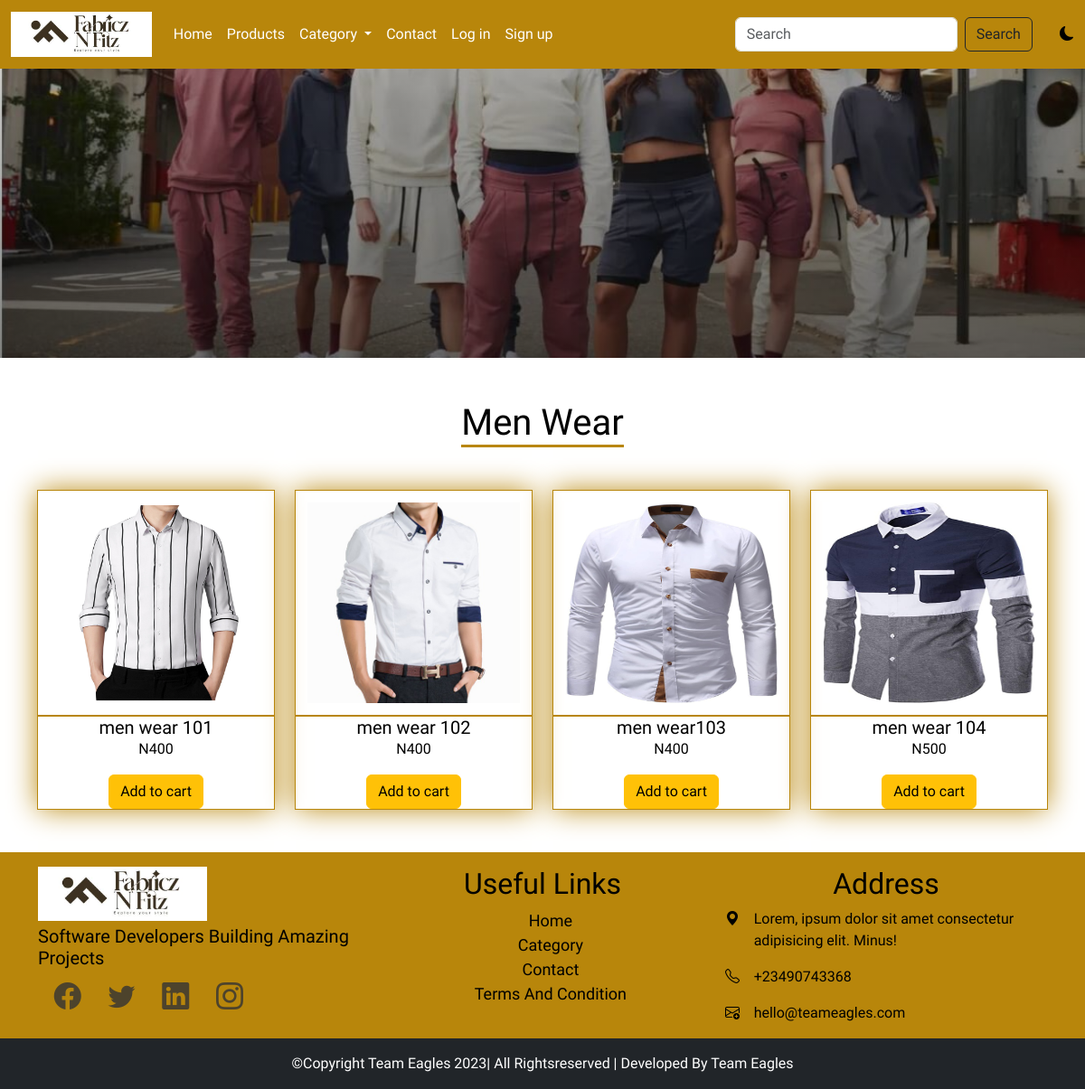
Page /category/1 on the committed database.
### main/models.py (models this page shows, shortened)
class AppInfo(models.Model):
    appname = models.CharField(max_length=50)
    logo = models.ImageField(upload_to = 'logo')
    banner = models.ImageField(upload_to='banner')
    carousel1 = models.ImageField(upload_to='carousel1')
    carousel2 = models.ImageField(upload_to='carousel2')
    carousel3 = models.ImageField(upload_to='carousel3')

class Category(models.Model):
    name = models.CharField(max_length=50)
    cating = models.ImageField(upload_to='cating')
    slug = models.SlugField(unique=True)

class Product(models.Model):
    type = models.ForeignKey(Category, on_delete=models.CASCADE)
    name = models.CharField(max_length=50)
    slug = models.SlugField(unique=True)
    img = models.ImageField(upload_to='product')
    price = models.IntegerField()
    description = models.TextField()
    size = models.CharField(max_length=50, blank=True, null=True)
    popular = models.BooleanField(default=False)
    featured = models.BooleanField(default = False)
    upload = models.DateTimeField(auto_now_add=True)

### main/views.py (the view)
# urls.py: path('category/<str:id>',views.category,name='category'),
def category(request,id):
    catname =Category.objects.get(pk=id)
    catprod = Product.objects.filter(type_id=id)
    context = {
        'catname': catname,
        'catprod': catprod
    }
    return render(request, 'category.html', context)

### main/context_processor.py (called while the page is built)
def feature(request):
    info = AppInfo.objects.get(pk=1)
    categ = Category.objects.all()
    context = {
        'info':info,
        'categ':categ
    }
    return context

def cartcount(request):
    cart = Cart.objects.filter(user__username = request.user.username, paid=False)
    itemcount = 0
    for item in cart:
        itemcount += item.quantity
    context = {
        'itemcount': itemcount
    }
    return context

### main/templates/category.html (shortened to what this page needs)
{% extends 'base.html' %}
{% block header %}{% include 'header.html' %} {% endblock header %}
{% block banner %} {% include 'banner.html' %}{% endblock banner %}
{% block content %}
<div class="container mt-5 mb-5">
  <h1 class="text-center text-capitalize title">{{catname.name|title}}</h1>
  <div class="row mt-5">
    {% for item in catprod %}
    <div class="col=12 col-md-6 col-lg-3">
      <div class="popcard">
        <a href="{% url 'detail' item.id item.slug %}">
          <img src="{{item.img.url}}" class="card-img-top" alt="..." />
        </a>
        <div class="card-body">
          <h5 class="card-title">{{item.name}}</h5>
          <p class="card-text">N{{item.price}}</p>
          <form action="{% url 'add_to_cart' %}" method="POST">
            <button type="submit" class="btn btn-warning">Add to cart</button>
          </form>
        </div>
      </div>
    </div>
    {% endfor %}
  </div>
</div>
{% endblock content %}
{% block footer %}{% include 'footer.html' %}{% endblock footer %}

### main/templates/header.html (shortened to what this page needs)
<nav class="navbar navbar-expand-lg sticky-top">
    <div class="container-fluid">
      <a class="navbar-brand" href="#"
        ><img src="{{info.logo.url}}" alt="" style="height: 50px"
      /></a>
      <div class="collapse navbar-collapse" id="navbarSupportedContent">
        <ul class="navbar-nav me-auto mb-2 mb-lg-0">
          {% if user.is_authenticated %}
          <li class="nav-item">
            <a class="nav-link" aria-current="page" href="{% url 'home' %}">Home</a>
          </li>
          <li class="nav-item">
            <a class="nav-link" href="{% url 'products' %}">Products</a>
          </li>
          <li class="nav-item dropdown">
            <a
              class="nav-link dropdown-toggle"
              href="#"
              role="button"
              data-bs-toggle="dropdown"
              aria-expanded="false"
            >
              Category
            </a>
            <ul class="dropdown-menu">
              {% for item  in categ %}
              <li><a class="dropdown-item" href="{% url 'category' item.id %}">{{item.name|title}}</a></li>
              {% endfor %}
            </ul>
          </li>
          <li class="nav-item">
            <a class="nav-link" href="{% url 'contact' %}">Contact</a>
          </li>
          <li class="nav-item">
            <a class="nav-link" href="{% url 'cart' %}">
            <div class="wrapper">
              <i class="bi bi-cart4"></i>
              <span class="badge">{{itemcount}}</span>
            </div>
            </a>
          </li>
          <li class="nav-item dropdown">
            <a
              class="nav-link dropdown-toggle"
              href="#"
              role="button"
              data-bs-toggle="dropdown"
              aria-expanded="false"
            >
            {% if user.customer %}
            <img src="{{user.customer.pix.url}}" style="height: 30px;" alt="" /><span>Hi {{user.username}}</span>
            {% endif %}
            </a>
            <ul class="dropdown-menu">
              <li><a class="dropdown-item" href="{% url 'profile' %}">Profile</a></li>
              <li><a class="dropdown-item" href="{% url 'signout' %}">Logout</a></li>
            </ul>
          </li>
          {% else %}
          <li class="nav-item">
            <a class="nav-link" aria-current="page" href="{% url 'home' %}">Home</a>
          </li>
          <li class="nav-item">
            <a class="nav-link" href="{% url 'products' %}">Products</a>
          </li>
          <li class="nav-item dropdown">
            <a
              class="nav-link dropdown-toggle"
              href="#"
              role="button"
              data-bs-toggle="dropdown"
              aria-expanded="false"
            >
              Category
            </a>
          </li>
          <li class="nav-item">
            <a class="nav-link" href="{% url 'contact' %}">Contact</a>
          </li>
          <li class="nav-item">
            <a class="nav-link" href="{% url 'signin' %}">Log in</a>
          </li>
          <li class="nav-item">
            <a class="nav-link" href="{% url 'signup' %}">Sign up</a>
          </li>
          {% endif %}
        </ul>
        <form action="{% url 'search' %}" method="POST" class="d-flex" role="search">
          <input
            class="form-control me-2"
            name="item"
            type="search"
            placeholder="Search"
            aria-label="Search"
          />
          <button type="submit" class="btn btn-outline-dark" type="submit">Search</button>
        </form>
        <div class="david">
          <i class="bi bi-moon-fill"></i>
        </div>
      </div>
    </div>
  </nav>

### main/templates/footer.html
<footer>
    <div class="container">
      <div class="row fitem pt-3 ">
        <div class="col-6 col-lg-4 fadd">
          <img src="{{info.logo.url}}" style="height: 60px;" alt="">
          <h3>software developers building amazing projects</h3>
          <ul class="list-unstyled">
            <li class="list-inline-item"><i class="bi bi-facebook"></i></li>
            <li class="list-inline-item"><i class="bi bi-twitter"></i></li>
            <li class="list-inline-item"><i class="bi bi-linkedin"></i></li>
            <li class="list-inline-item"><i class="bi bi-instagram"></i></li>
          </ul>
        </div>
        <div class="col-6 col-lg-4 flink">
          <h2 class="text-center text-capitalize">useful links</h2>
          <ul class="list-unstyled">
            <li><a href="">home</a></li>
            <li><a href="">category</a></li>
            <li><a href="">contact</a></li>
            <li><a href="">terms and condition</a></li>
          </ul>
        </div>
        <div class="col-12 col-lg-4 fadd">
          <h2 class="text-center text-capitalize">address</h2>
          <div class="row">
            <div class="col-1">
              <i class="bi bi-geo-alt-fill"></i>
            </div>
            <div class="col-11">
              <p>Lorem, ipsum dolor sit amet consectetur adipisicing elit. Minus!</p>
            </div>
          </div>
          <div class="row">
            <div class="col-1">
              <i class="bi bi-telephone"></i>
            </div>
            <div class="col-11">
              <p>+23490743368</p>
            </div>
          </div>
          <div class="row">
            <div class="col-1">
              <i class="bi bi-envelope-plus"></i>
            </div>
            <div class="col-11">
              <p>hello@teameagles.com</p>
            </div>
          </div>
        </div>
      </div>
    </div>
    <div class="container-fluid">
      <div class="row bg-dark">
        <p class="text-white text-center text-capitalize pt-3">&copy;copyright team eagles 2023| all rightsreserved | developed by team eagles</p>
      </div>
    </div>
  </footer>

### main/static/css/style.css (style rules this page uses)
* { padding-inline-start: 0%; margin: 0%; box-sizing: border-box; }
.navbar { background-color: darkgoldenrod; }
.navbar-nav a { color: white; }
.david { margin-left: 3%; cursor: pointer; }
:root { --bg:white; --icon:black; --text: black; }
body { background: var(--bg) !important; color: var(--text) !important; overflow-y: hidden; font-family: 'Alkatra', cursive; }
.card-body { color: var(--card) !important; }
.popcard { text-align: center; outline: 1px solid darkgoldenrod; box-shadow: 0px 0px 30px darkgoldenrod; transition: 1s; cursor: pointer; }
.popcard img { height: 250px; border-bottom: 2px solid darkgoldenrod; padding: 5%; }
.title::after { content:''; display: block; width: 180px; height: 3px; background-color: darkgoldenrod; margin-left: auto; margin-right: auto; }
footer { background-color: darkgoldenrod; }
.fitem h3 { font-size: 20px; text-transform: capitalize; margin-top: 5px; }
.fitem ul i { font-size: 30px; color: rgb(77, 67, 44); }
.fitem li { padding-left: 5%; }
.flink { text-align: center; }
.flink a { text-decoration: none; text-transform: capitalize; color: black; font-size: 18px; font-weight: 500; }

### rows in the picture
AppInfo: logo (picture)
Category: name "Men Wear"
Product: img (picture), name "men wear 101", price "400"
Product: img (picture), name "men wear 102", price "400"
Product: img (picture), name "men wear103", price "400"
Product: img (picture), name "men wear 104", price "500"
